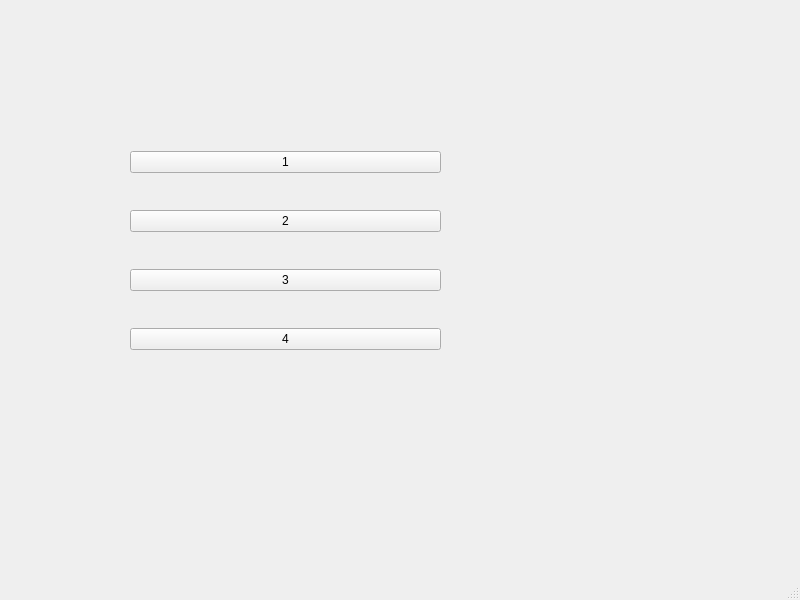
<?xml version="1.0" encoding="UTF-8"?>
<ui version="4.0">
 <class>MainWindow</class>
 <widget class="QMainWindow" name="MainWindow">
  <property name="geometry">
   <rect>
    <x>0</x>
    <y>0</y>
    <width>800</width>
    <height>600</height>
   </rect>
  </property>
  <property name="windowTitle">
   <string>MainWindow</string>
  </property>
  <widget class="QWidget" name="centralwidget">
   <widget class="QWidget" name="verticalLayoutWidget">
    <property name="geometry">
     <rect>
      <x>130</x>
      <y>120</y>
      <width>311</width>
      <height>261</height>
     </rect>
    </property>
    <layout class="QVBoxLayout" name="layoutBotones">
     <item>
      <widget class="QPushButton" name="btn1">
       <property name="text">
        <string>1</string>
       </property>
      </widget>
     </item>
     <item>
      <widget class="QPushButton" name="btn2">
       <property name="text">
        <string>2</string>
       </property>
      </widget>
     </item>
     <item>
      <widget class="QPushButton" name="btn3">
       <property name="text">
        <string>3</string>
       </property>
      </widget>
     </item>
     <item>
      <widget class="QPushButton" name="btn4">
       <property name="text">
        <string>4</string>
       </property>
      </widget>
     </item>
    </layout>
   </widget>
  </widget>
  <widget class="QMenuBar" name="menubar">
   <property name="geometry">
    <rect>
     <x>0</x>
     <y>0</y>
     <width>800</width>
     <height>33</height>
    </rect>
   </property>
  </widget>
  <widget class="QStatusBar" name="statusbar"/>
 </widget>
 <resources/>
 <connections/>
</ui>
